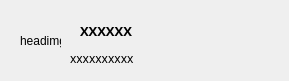
<?xml version="1.0" encoding="UTF-8"?>
<ui version="4.0">
 <class>PersonBuddy</class>
 <widget class="QWidget" name="PersonBuddy">
  <property name="geometry">
   <rect>
    <x>0</x>
    <y>0</y>
    <width>289</width>
    <height>81</height>
   </rect>
  </property>
  <property name="windowTitle">
   <string>Form</string>
  </property>
  <widget class="QLabel" name="label_friend_headimg">
   <property name="geometry">
    <rect>
     <x>20</x>
     <y>20</y>
     <width>41</width>
     <height>41</height>
    </rect>
   </property>
   <property name="text">
    <string>headimg</string>
   </property>
  </widget>
  <widget class="QLabel" name="label_friend_username">
   <property name="geometry">
    <rect>
     <x>80</x>
     <y>20</y>
     <width>111</width>
     <height>21</height>
    </rect>
   </property>
   <property name="font">
    <font>
     <family>微软雅黑</family>
     <pointsize>10</pointsize>
     <weight>75</weight>
     <bold>true</bold>
    </font>
   </property>
   <property name="text">
    <string>XXXXXX</string>
   </property>
  </widget>
  <widget class="QLabel" name="label_friend_usersign">
   <property name="geometry">
    <rect>
     <x>70</x>
     <y>50</y>
     <width>171</width>
     <height>16</height>
    </rect>
   </property>
   <property name="font">
    <font>
     <family>微软雅黑</family>
     <pointsize>9</pointsize>
     <weight>50</weight>
     <bold>false</bold>
    </font>
   </property>
   <property name="text">
    <string>xxxxxxxxxx</string>
   </property>
  </widget>
 </widget>
 <resources/>
 <connections/>
</ui>
